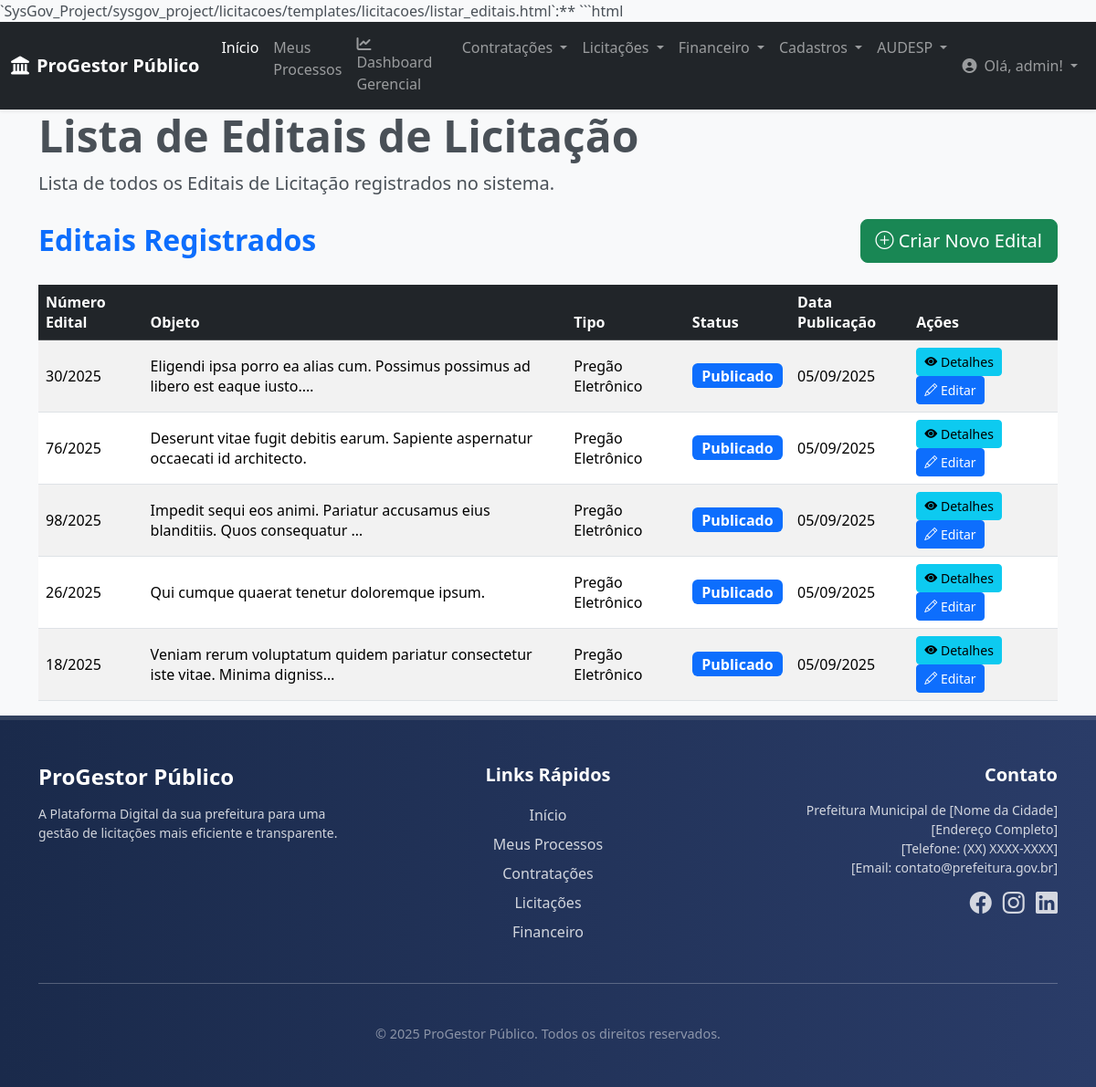
Page /licitacoes/editais/ (signed in) on the committed database.
### licitacoes/models.py (models this page shows, shortened)
class Edital(models.Model): # Mantém o nome 'Edital' para compatibilidade com o código existente
    processo_vinculado = models.OneToOneField(
        Processo,
        on_delete=models.CASCADE,
        null=True, blank=True,
        related_name='edital_licitacao',
        verbose_name="Processo Licitatório Principal"
    )
    numero_edital = models.CharField(max_length=50, unique=True, verbose_name="Número do Edital")
    titulo = models.CharField(max_length=255, verbose_name="Objeto da Licitação")
    tipo_licitacao = models.CharField( # Este campo pode ser mapeado para 'modalidade' ou 'tipo_instrumento_convocatorio'
        max_length=50,
        choices=[('PREGAO_ELETRONICO', 'Pregão Eletrônico'), ('CONCORRENCIA', 'Concorrência'), ('TOMADA_PRECOS', 'Tomada de Preços')],
        default='PREGAO_ELETRONICO',
        verbose_name="Tipo de Licitação"
    )
    data_publicacao = models.DateField(verbose_name="Data de Publicação")
    data_abertura_propostas = models.DateTimeField(verbose_name="Data/Hora Abertura Propostas")
    local_abertura = models.CharField(max_length=255, verbose_name="Local de Abertura", blank=True, null=True)
    link_edital_completo = models.URLField(verbose_name="Link para Edital Completo", blank=True, null=True, help_text="URL onde o edital pode ser baixado (ex: portal da transparência).")
    valor_estimado = models.DecimalField(max_digits=17, decimal_places=2, verbose_name="Valor Estimado", blank=True, null=True)
    status = models.CharField(
        max_length=30,
        choices=STATUS_EDITAL_CHOICES,
        default='EM_ELABORACAO',
        verbose_name="Status do Edital"
    )
    responsavel_publicacao = models.ForeignKey(
        settings.AUTH_USER_MODEL,
        on_delete=models.SET_NULL,
        null=True, blank=True,
        verbose_name="Responsável pela Publicação"
    )
    data_ultima_atualizacao = models.DateTimeField(auto_now=True)
    retificacao = models.BooleanField(
        default=False,
        verbose_name="É Retificação (AUDESP)?",
        help_text="Indica se este Edital é uma retificação de um anterior para o AUDESP."
    )
    codigo_unidade_compradora = models.CharField(
        max_length=20,
        blank=True, null=True,
        verbose_name="Código Unidade Compradora (AUDESP)",
        help_text="Código da unidade que está realizando a compra para o AUDESP."
    )
    tipo_instrumento_convocatorio_audesp = models.IntegerField(
        choices=TIPO_INSTRUMENTO_CONVOCATORIO_CHOICES,
        null=True, blank=True,
        verbose_name="Tipo Instrumento Convocatório (AUDESP)"
    )
    modalidade_audesp = models.IntegerField(
        choices=MODALIDADE_LICITACAO_CHOICES,
        null=True, blank=True,
        verbose_name="Modalidade (AUDESP)"
    )
    modo_disputa = models.IntegerField(
        choices=MODO_DISPUTA_CHOICES,
        null=True, blank=True,
        verbose_name="Modo de Disputa (AUDESP)"
    )
    numero_compra_audesp = models.CharField(
        max_length=50,
        blank=True, null=True,
        verbose_name="Número da Compra (AUDESP)",
        help_text="Número da contratação no sistema de origem para o AUDESP."
    )
    ano_compra_audesp = models.IntegerField(
        null=True, blank=True,
        verbose_name="Ano da Compra (AUDESP)"
    )
    numero_processo_origem_audesp = models.CharField(
        max_length=50,
        blank=True, null=True,
        verbose_name="Número Processo Origem (AUDESP)",
        help_text="Número do processo administrativo no sistema de origem para o AUDESP."
    )
    objeto_compra_audesp = models.TextField(
        max_length=5120,
        blank=True, null=True,
        verbose_name="Objeto da Compra (AUDESP)",
        help_text="Objeto da contratação para o AUDESP."
    )
    informacao_complementar = models.TextField(
        max_length=5120,
        blank=True, null=True,
        verbose_name="Informações Complementares"
    )
    srp = models.BooleanField(
        default=False,
        verbose_name="Sistema de Registro de Preços (SRP) (AUDESP)?"
    )
    data_encerramento_proposta = models.DateTimeField(
        null=True, blank=True,
        verbose_name="Data e Hora Encerramento Proposta (AUDESP)"
    )
    amparo_legal = models.IntegerField(
        choices=[(i, str(i)) for i in range(1, 1021)],
        null=True, blank=True,
        verbose_name="Amparo Legal (AUDESP)"
    )
    link_sistema_origem = models.URLField(
        max_length=500,
        blank=True, null=True,
        verbose_name="Link Sistema de Origem (AUDESP)"
    )
    justificativa_presencial = models.TextField(
        max_length=500,
        blank=True, null=True,
        verbose_name="Justificativa Presencial (AUDESP)"
    )
    class Meta:
        verbose_name = "Edital de Licitação"
        verbose_name_plural = "Editais de Licitação"
        ordering = ['-data_publicacao']

### licitacoes/views.py (the view)
# urls.py: path('editais/', views.listar_editais, name='listar_editais'),
@login_required
def listar_editais(request):
    editais = Edital.objects.all().order_by('-data_publicacao')
    context = {
        'editais': editais,
        'titulo_pagina': 'Lista de Editais de Licitação',
    }
    return render(request, 'licitacoes/listar_editais.html', context)

### core/context_processors.py (called while the page is built)
def global_context(request):
    return {
        'logo_url': 'img/logo_barueri.jpg', # Caminho do seu logo
        'ano_atual': datetime.date.today().year, # Opcional: para o footer de direitos autorais
    }

### licitacoes/templates/licitacoes/listar_editais.html (shortened to what this page needs)
{% extends 'base.html' %}
{% block content %}
<section class="header-section mb-4">
    <div class="container">
        <h1 class="display-5 fw-bold">{% block page_title %}{{ titulo_pagina }}{% endblock page_title %}</h1>
        <p class="lead">Lista de todos os Editais de Licitação registrados no sistema.</p>
    </div>
</section>
<div class="container">
    <div class="d-flex justify-content-between align-items-center mb-4">
        <h2 class="text-primary fw-bold mb-0">Editais Registrados</h2>
        <a href="{% url 'licitacoes:criar_edital' %}" class="btn btn-success btn-lg">
            <i class="bi bi-plus-circle"></i> Criar Novo Edital
        </a>
    </div>
    {% if editais %}
        <div class="table-responsive-lg">
            <table class="table table-striped table-hover align-middle">
                <thead class="table-dark">
                    <tr>
                        <th scope="col">Número Edital</th>
                        <th scope="col">Objeto</th>
                        <th scope="col">Tipo</th>
                        <th scope="col">Status</th>
                        <th scope="col">Data Publicação</th>
                        <th scope="col">Ações</th>
                    </tr>
                </thead>
                <tbody>
                    {% for edital in editais %}
                    <tr>
                        <td>{{ edital.numero_edital }}</td>
                        <td>{{ edital.titulo|truncatechars:80 }}</td>
                        <td>{{ edital.get_tipo_licitacao_display }}</td>
                        <td>
                            {% if edital.status == 'PUBLICADO' %}
                                <span class="badge bg-primary fs-6">{{ edital.get_status_display }}</span>
                            {% elif edital.status == 'ABERTO' %}
                                <span class="badge bg-success fs-6">{{ edital.get_status_display }}</span>
                            {% elif edital.status == 'EM_ELABORACAO' %}
                                <span class="badge bg-warning text-dark fs-6">{{ edital.get_status_display }}</span>
                            {% else %}
                                <span class="badge bg-secondary fs-6">{{ edital.get_status_display }}</span>
                            {% endif %}
                        </td>
                        <td>{{ edital.data_publicacao|date:"d/m/Y" }}</td>
                        <td>
                            <a href="{% url 'licitacoes:detalhar_edital' pk=edital.pk %}" class="btn btn-sm btn-info me-1">
                                <i class="bi bi-eye-fill"></i> Detalhes
                            </a>
                            <a href="{% url 'licitacoes:editar_edital' pk=edital.pk %}" class="btn btn-sm btn-primary me-1">
                                <i class="bi bi-pencil"></i> Editar
                            </a>
                        </td>
                    </tr>
                    {% endfor %}
                </tbody>
            </table>
        </div>
    {% endif %}
</div>
{% endblock content %}

### core/templates/core/navbar.html (shortened to what this page needs)
<nav class="navbar navbar-expand-lg navbar-dark bg-dark shadow-sm">
    <div class="container-fluid">
        <a class="navbar-brand fw-bold" href="{% url 'core:home' %}">
            <i class="fas fa-landmark me-2"></i>ProGestor Público
        </a>
        <div class="collapse navbar-collapse" id="navbarNavDropdown">
            <ul class="navbar-nav me-auto mb-2 mb-lg-0">
                <li class="nav-item">
                    <a class="nav-link active" aria-current="page" href="{% url 'core:home' %}">Início</a>
                </li>
                <li class="nav-item">
                    <a class="nav-link" href="{% url 'core:meus_processos' %}">Meus Processos</a>
                </li>
                <li class="nav-item">
                    <a class="nav-link" href="{% url 'core:dashboard_gerencial' %}">
                        <i class="fas fa-chart-line me-1"></i>Dashboard Gerencial
                    </a>
                </li>
                <li class="nav-item dropdown">
                    <a class="nav-link dropdown-toggle" href="#" id="navbarContratacoes" role="button" data-bs-toggle="dropdown" aria-expanded="false">
                        Contratações
                    </a>
                </li>
                <li class="nav-item dropdown">
                    <a class="nav-link dropdown-toggle" href="#" id="navbarLicitacoes" role="button" data-bs-toggle="dropdown" aria-expanded="false">
                        Licitações
                    </a>
                </li>
                <li class="nav-item dropdown">
                    <a class="nav-link dropdown-toggle" href="#" id="navbarFinanceiro" role="button" data-bs-toggle="dropdown" aria-expanded="false">
                        Financeiro
                    </a>
                </li>
                <li class="nav-item dropdown">
                    <a class="nav-link dropdown-toggle" href="#" id="navbarCadastros" role="button" data-bs-toggle="dropdown" aria-expanded="false">
                        Cadastros
                    </a>
                </li>
                <li class="nav-item dropdown">
                    <a class="nav-link dropdown-toggle" href="#" id="navbarAudesp" role="button" data-bs-toggle="dropdown" aria-expanded="false">
                        AUDESP
                    </a>
                </li>
            </ul>
            <ul class="navbar-nav">
                {% if user.is_authenticated %}
                    <li class="nav-item dropdown">
                        <a class="nav-link dropdown-toggle" href="#" id="navbarUserDropdown" role="button" data-bs-toggle="dropdown" aria-expanded="false">
                            <i class="fas fa-user-circle me-1"></i> Olá, {{ user.username }}!
                        </a>
                    </li>
                {% else %}
                    <li class="nav-item">
                        <a class="nav-link" href="{% url 'account_login' %}">Entrar</a>
                    </li>
                {% endif %}
            </ul>
        </div>
    </div>
</nav>

### core/templates/base.html (style rules this page uses)
:root { --primary-color: #0056b3; --secondary-color: #337ab7; --dark-blue: #1a2a4b; --light-grey: #f8f9fa; --medium-grey: #e9ecef; --text-dark: #495057; --text-light: #ffffff; }
body { display: flex; flex-direction: column; min-height: 100vh; font-family: 'Segoe UI', Roboto, 'Helvetica Neue', Arial, sans-serif; background-color: var(--light-grey); color: var(--text-dark); }
.navbar { box-shadow: 0 2px 4px rgba(0,0,0,.08); }

### rows in the picture
Edital: numero_edital "30/2025", titulo "Eligendi ipsa porro ea alias cum. Possimus possimus ad libero est eaque iusto.…", tipo_licitacao "Pregão Eletrônico", status "Publicado", data_publicacao "05/09/2025"
Edital: numero_edital "76/2025", titulo "Deserunt vitae fugit debitis earum. Sapiente aspernatur occaecati id architecto.", tipo_licitacao "Pregão Eletrônico", status "Publicado", data_publicacao "05/09/2025"
Edital: numero_edital "98/2025", titulo "Impedit sequi eos animi. Pariatur accusamus eius blanditiis. Quos consequatur …", tipo_licitacao "Pregão Eletrônico", status "Publicado", data_publicacao "05/09/2025"
Edital: numero_edital "26/2025", titulo "Qui cumque quaerat tenetur doloremque ipsum.", tipo_licitacao "Pregão Eletrônico", status "Publicado", data_publicacao "05/09/2025"
Edital: numero_edital "18/2025", titulo "Veniam rerum voluptatum quidem pariatur consectetur iste vitae. Minima digniss…", tipo_licitacao "Pregão Eletrônico", status "Publicado", data_publicacao "05/09/2025"

### other values in the picture
{{ user.username }} "admin"
{{ titulo_pagina }} "Lista de Editais de Licitação"
